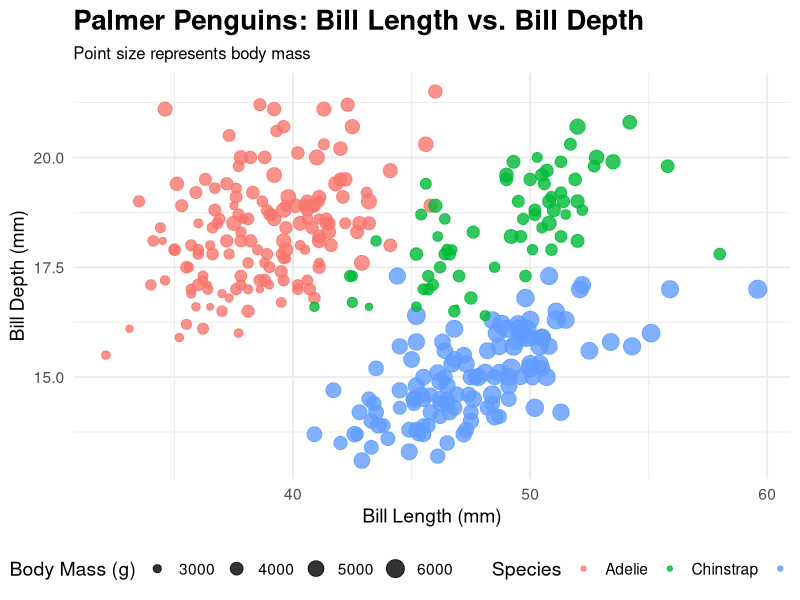

Generate this figure with R:
## ---- chunk 1
#| echo: false
#| message: false
library(tidyverse)
library(palmerpenguins)
## ---- chunk 2
#| echo: false

penguins %>%
  drop_na(bill_length_mm, bill_depth_mm, species, body_mass_g) %>%
  ggplot(
    aes(
      x = bill_length_mm,
      y = bill_depth_mm,
      color = species,
      size = body_mass_g
    )
  ) +
  geom_point(alpha = 0.8) +
  labs(
    title = "Palmer Penguins: Bill Length vs. Bill Depth",
    subtitle = "Point size represents body mass",
    x = "Bill Length (mm)",
    y = "Bill Depth (mm)",
    color = "Species",
    size = "Body Mass (g)"
  ) +
  theme_minimal(base_size = 14) +
  theme(
    plot.title = element_text(face = "bold", size = 20),
    plot.subtitle = element_text(size = 12),
    legend.position = "bottom"
  )
